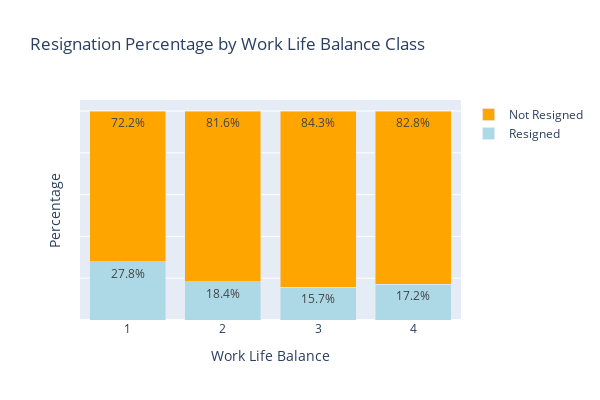

The notebook cell saved with this chart:
### Code cell
import plotly.graph_objects as go

# Contar o número de funcionários por gênero e status de demissão
counts = df_eda.groupby(['WorkLifeBalance', 'Resignation']).size().unstack()

# Calcular as porcentagens
counts['Total'] = counts['No'] + counts['Yes']
counts['Yes_percentage'] = (counts['Yes'] / counts['Total']) * 100
counts['No_percentage'] = (counts['No'] / counts['Total']) * 100

# Criar o gráfico de barras empilhadas
fig = go.Figure()

fig.add_trace(go.Bar(
    x=counts.index,
    y=counts['Yes_percentage'],
    name='Resigned',
    marker_color='lightblue',
    text=counts['Yes_percentage'].round(1).astype(str) + '%'
))

fig.add_trace(go.Bar(
    x=counts.index,
    y=counts['No_percentage'],
    name='Not Resigned',
    marker_color='orange',
    text=counts['No_percentage'].round(1).astype(str) + '%'
))

fig.update_layout(
    barmode='stack',
    xaxis=dict(title='Work Life Balance'),
    yaxis=dict(title='Percentage', showticklabels=False),
    title='Resignation Percentage by Work Life Balance Class',
    height=400,
    width=600
)

fig.show()

### Figure 1 — Plotly figure (JSON) as saved in the notebook; plotly's stock layout.template omitted (floating-point values rounded to 4 significant figures)
{"data": [{"marker": {"color": "lightblue"}, "name": "Resigned", "text": ["27.8%", "18.4%", "15.7%", "17.2%"], "type": "bar", "x": [1, 2, 3, 4], "y": [27.78, 18.4, 15.65, 17.17]}, {"marker": {"color": "orange"}, "name": "Not Resigned", "text": ["72.2%", "81.6%", "84.3%", "82.8%"], "type": "bar", "x": [1, 2, 3, 4], "y": [72.22, 81.6, 84.35, 82.83]}], "layout": {"barmode": "stack", "height": 400, "title": {"text": "Resignation Percentage by Work Life Balance Class"}, "width": 600, "xaxis": {"title": {"text": "Work Life Balance"}}, "yaxis": {"showticklabels": false, "title": {"text": "Percentage"}}}}
